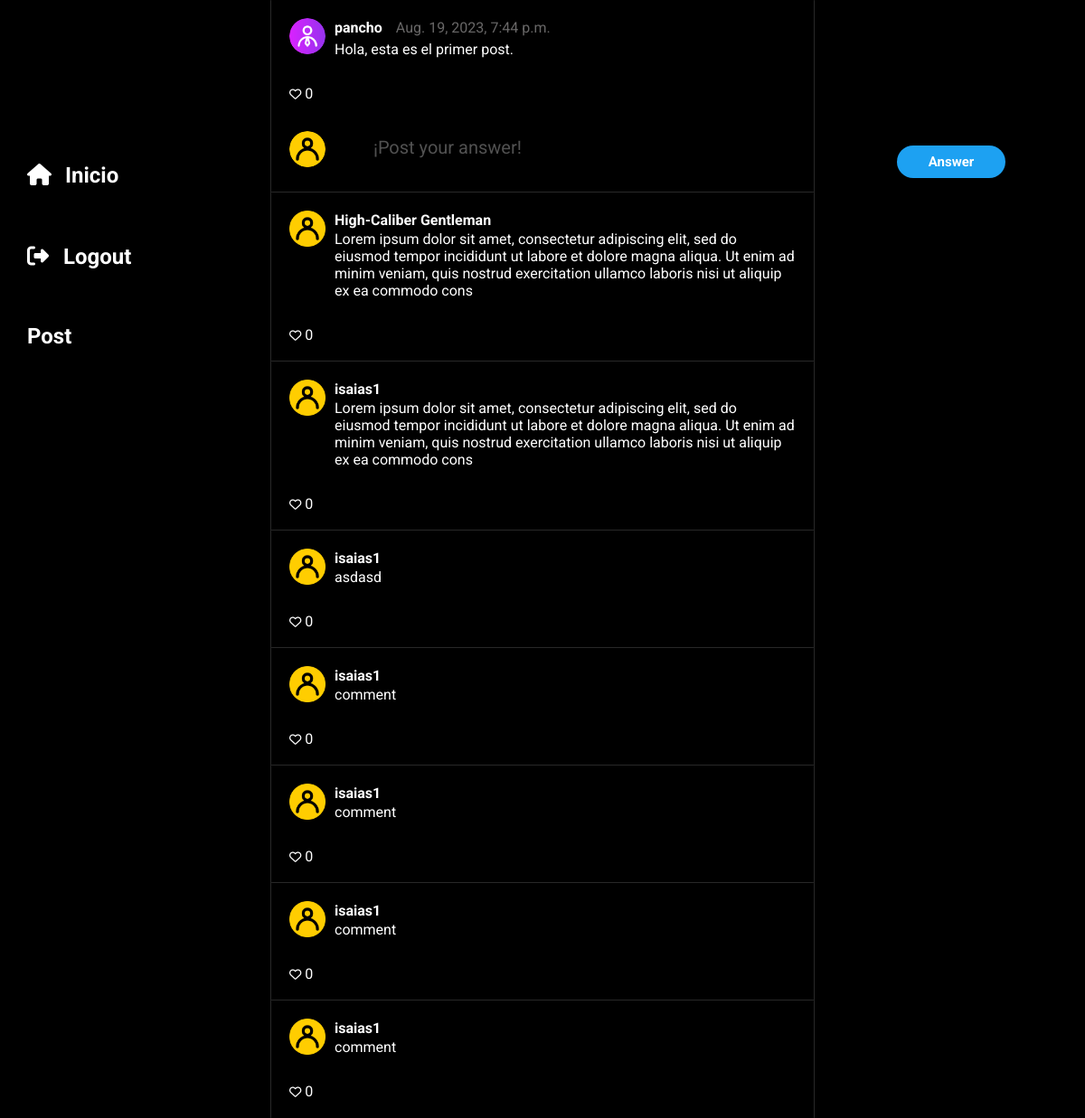
Before: /1/ (signed in) with the older database file.
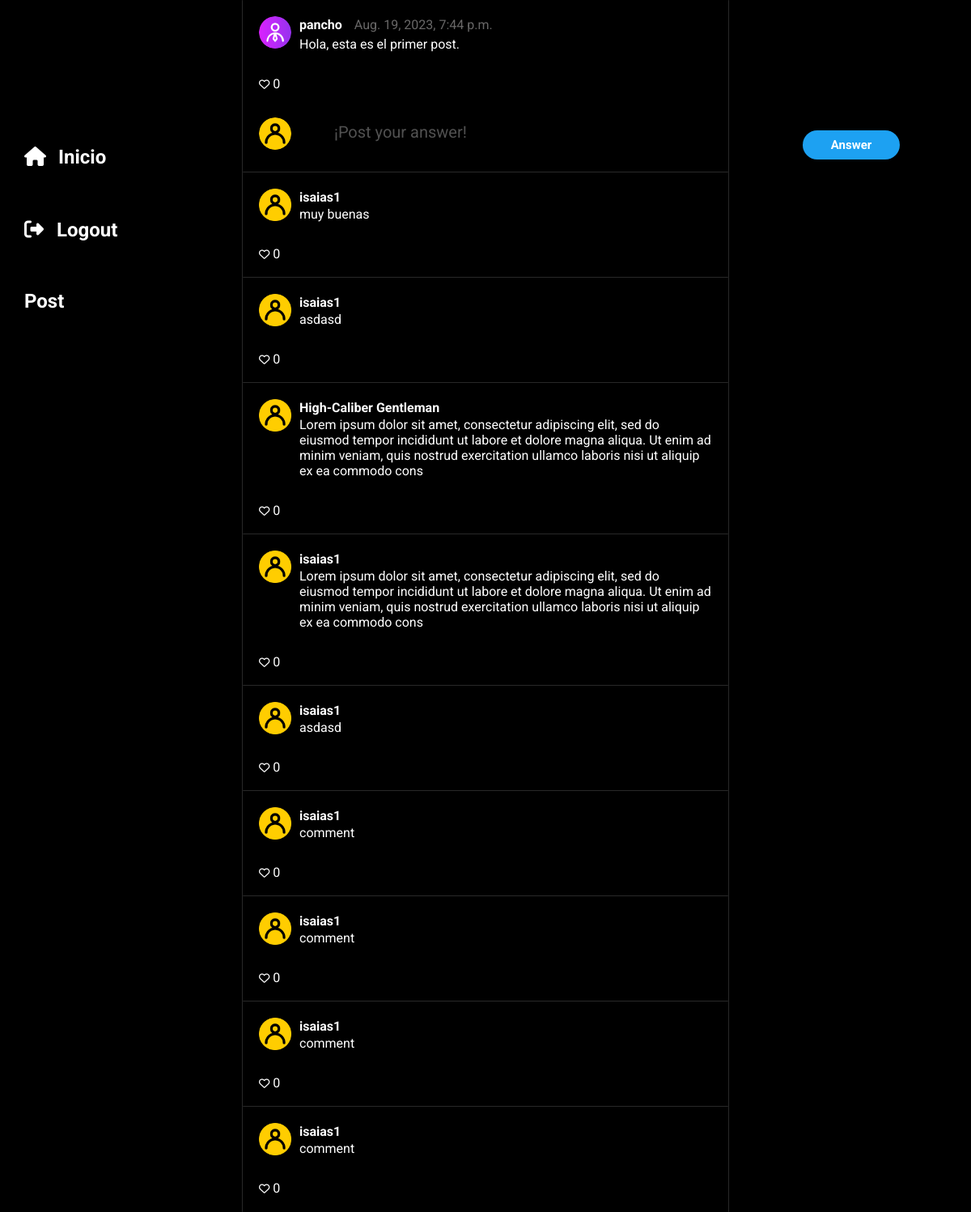
After: the same page with the newer database file.
### login/models.py (models this page shows, shortened)
class Comment(models.Model):
    comment = models.CharField(max_length=500, default= None)
    comment_author = models.ForeignKey(User, on_delete= models.CASCADE, default = None)
    publication = models.ForeignKey(Publication, on_delete= models.CASCADE, related_name='comments')
    created_on = models.DateTimeField(default=datetime.now)
    active = models.BooleanField(default=True)
    likes_C = models.ManyToManyField(User, blank=True, related_name = 'likes_C')
    def __str__(self):
        return f"Publication made by {self.comment_author.username}"

### login/views.py (the view, shortened to what this page needs)
# urls.py: path('<int:post_id>/', views.comments_page, name='comments'),
@login_required
def comments_page (request, post_id):
    publication = Publication.objects.get(id = post_id)
    comment = publication.comments.filter(active = True).order_by('-created_on')
    form = CommentForm()
    print(comment)
    form = CommentForm()
    comment_url = (reverse('comments', args=[post_id]))
    return render (request, 'comments.html', {
        'publication': publication,
        'comments': comment,
        'form': form,
        'comment_url': comment_url,
        })

### login/forms.py
class CommentForm(forms.ModelForm): # Create a new CLASS that inherits from django.forms.ModelForm
     class Meta:
          model = Comment
          fields = ['comment', 'active']
     def __init__(self, *args, **kwargs):
        super().__init__(*args, **kwargs)
        self.fields['comment'].widget.attrs.update({'autocomplete': 'off'})

### login/templates/comments.html (shortened to what this page needs)
{% extends 'base.html' %}
{% load static %}
{% block content %}
<!DOCTYPE html>
<html lang="es">
<head>
    <link rel="stylesheet" href="{% static 'styles/comments_detail.css' %}">
</head>
<body>
<div class= 'comment_section'>
    <section class = 'main-section'>
        <div class='full-boxer-2'>
            <div class='content-box'>
                <div class='box-top'>
                    <div class='user-comment'>
                    <div class='user'>
                        <div class='user-image'>
                            <img src="{% static 'usuario01.png' %}">
                        </div>
                        <div class='name-author'>
                            <strong>{{publication.author}}</strong>
                            <p class = 'date'>{{publication.created_on}}</p>
                        </div>
                    </div>
                        <div class='comment-post'>
                            <p>{{publication.text_content}}</p>
                        </div>
                    </div>
                    <div class = 'like-button-container'>
                        <form action="{% url 'likes' publication.id %}" method="POST" class="like-form">
                        {% if is_like %}
                        <input type="hidden" name="next" value="{{ request.path }}">
                        <button class = 'like-button' type='submit'>
                            <i class="fa-solid fa-heart"></i>
                        </button>
                        {{publication.likes.all|length}}
                        {% else %}
                        <button class = 'like-button' type='submit'>
                            <i class="fa-regular fa-heart"></i>
                        </button>
                        {{publication.likes.all|length}}
                        {% endif %}
                        </form>
                        </div>
                        <div class = 'form-comment-box'>
                            <div class='comment-user-image'>
                                <img src="{% static 'usuario.png' %}">
                            </div>
                            <form method="POST">
                                {{form.comment}}
                                <label class = "placeholder">¡Post your answer!</label>
                                <input type="submit" name="submit_comment" value ='Answer' class = 'submit-button'>
                            </form>
                        </div>
                    </div>
                </div>
            </div>
        </div>
    <section class = 'main'>
        <div class='full-boxer'>
            {% for i in comments  %}
            <div class='comment-box'>
                <div class='box-top'>
                    <div class='profile'>
                        <div class='profile-image'>
                            <img src="{% static 'usuario.png' %}">
                        </div>
                        <div class='name'>
                        <strong>{{i.comment_author}}</strong>
                        </div>
                    </div>
                <div class = 'comment_'>
                    <p>{{i.comment}}</p>
                </div>
                <div class = 'like'>
                    <form action = "{% url 'comments_likes' i.id %}" method = "POST" class = "like-form2">
                        {% if is_like %}
                            <input type="hidden" name="next" value="{{ comment_url }}">
                            <button class = 'like-button' type='submit'>
                                <i class="fa-solid fa-heart"></i>
                            </button>
                            {{i.likes_C.all|length}}
                        {% else %}
                            <button class = 'like-button' type='submit'>
                                <i class="fa-regular fa-heart"></i>
                            </button>
                            {{i.likes_C.all|length}}
                        {% endif %}
                    </form>
                </div>
            </div>
        </div>
            {% endfor %}
    </div>
    </section>
</body>
</html>
{% endblock  %}

Changed rows visible on the page:
added Comment: comment_author "isaias1", comment "muy buenas", likes_C.all|length "0"
added Comment: comment_author "isaias1", comment "asdasd", likes_C.all|length "0"
